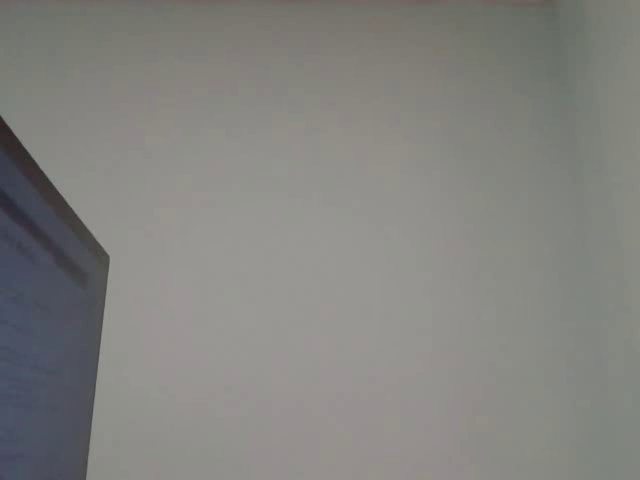
#> input picture frame 97 of python/4/input.mov, 640 x 480 px
$ python 4.py
#> lines starting #> are read from the running program, lines starting #| are printed output that depends on the picture; after the words box and inside, x2 and y2 are one past the last pixel; in counts of white or black regions, pixels touching at a corner belong together
import cv2


def main():
    cap = cv2.VideoCapture("./input.mov", cv2.CAP_ANY)

    w = int(cap.get(cv2.CAP_PROP_FRAME_WIDTH))
    h = int(cap.get(cv2.CAP_PROP_FRAME_HEIGHT))
    fourcc = cv2.VideoWriter_fourcc(*"XVID")
    video_writer = cv2.VideoWriter("./output.mov", fourcc, 25, (w, h))

    area_border = 10000
    ret, frame = cap.read()
#> frame is the input picture: shape (480, 640, 3); mean B, G, R 127.3, 130.7, 131.5
    frame = cv2.cvtColor(frame, cv2.COLOR_BGR2GRAY)
#> frame: shape (480, 640)

    while True:

        pr_frame = frame
        ret, cur_frame = cap.read()
        source = cur_frame.copy()
        if not ret:
            break

        cur_frame = cv2.GaussianBlur(cv2.cvtColor(
            cur_frame, cv2.COLOR_BGR2GRAY), (11, 11), 0)
#> cur_frame: shape (480, 640)
        dif = cv2.absdiff(cur_frame, pr_frame)
        (T, thresh) = cv2.threshold(dif, 20, 255, cv2.THRESH_BINARY)
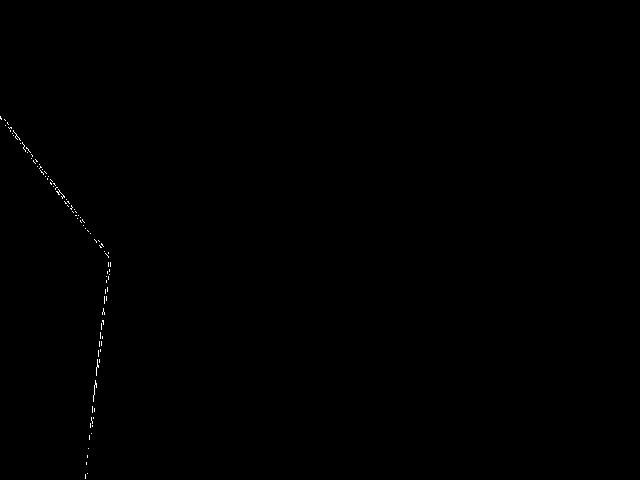
#> thresh: shape (480, 640); 0.12% white in thin lines or dots, all inside (x1, y1, x2, y2) = (0, 116, 111, 479)
        contours, hierarchy = cv2.findContours(
            thresh, cv2.RETR_TREE, cv2.CHAIN_APPROX_SIMPLE
        )
#> contours = 94 contours, all with area under 20

        for i in range(len(contours)):
            item = cv2.contourArea(contours[i])
            if item > area_border:
                video_writer.write(source)
#> this loop made 94 passes
#> item on passes 1 to 12: 0, 0, 0, 0, 0, 0, 0, 0, 0, 0, 0, 0

        if cv2.waitKey(10) & 0xFF == 27:
#> (key Esc is pressed here)
            break

    video_writer.release()
    cap.release()

    cv2.destroyAllWindows()


main()
